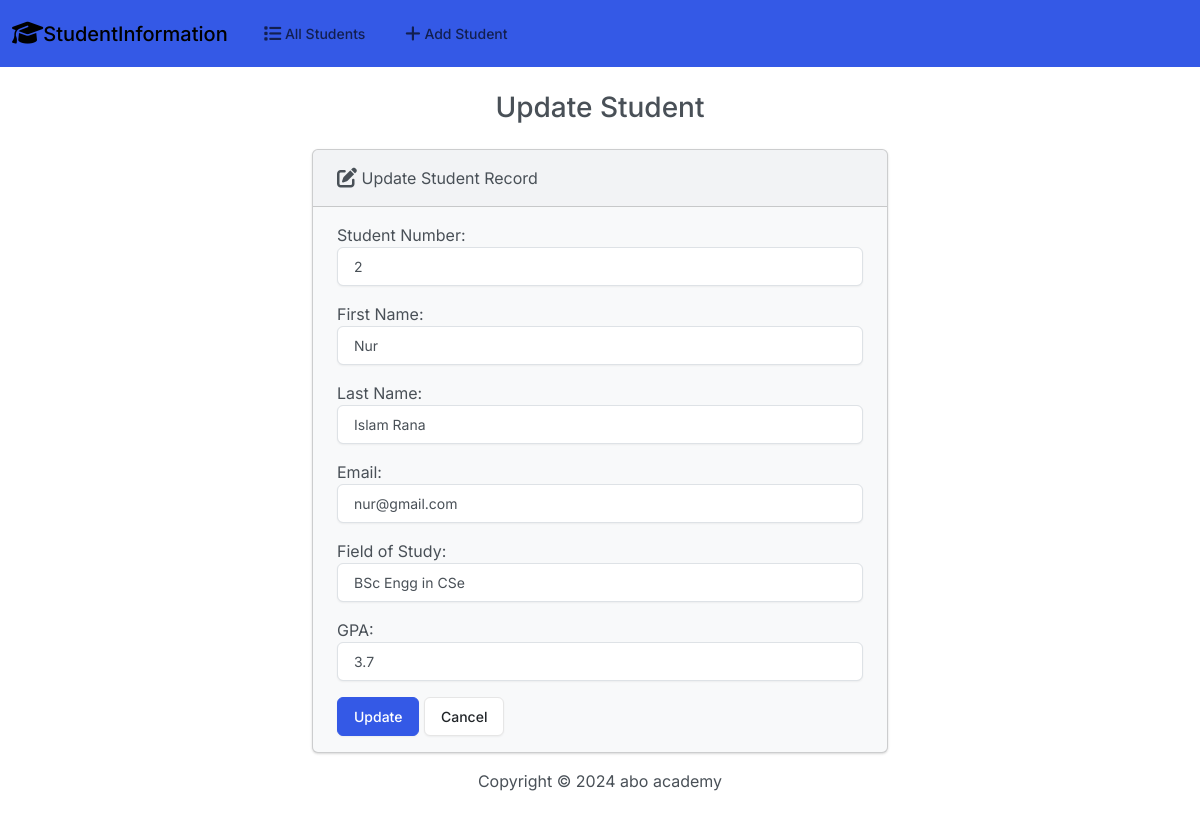
Page /edit/2/ on the committed database.
### students/models.py (models this page shows, shortened)
class Student(models.Model):
    student_number=models.PositiveIntegerField(max_length=20)
    first_name=models.CharField(max_length=50)
    last_name=models.CharField(max_length=50)
    email=models.EmailField(max_length=50)
    field_of_study=models.CharField(max_length=50)
    gpa=models.FloatField(max_length=7)

### students/views.py (the view)
# urls.py: path('edit/<int:id>/', views.edit, name='edit'),
def edit(request, id):
    student = get_object_or_404(Student, id=id)  # Safely retrieve the student object or return 404
    if request.method == "POST":
        form = StudentForm(request.POST, instance=student)
        if form.is_valid():
            form.save()
            return render(request, 'students/edit.html', {'form': form, 'success': True, 'id': id})
        else:
            return render(request, 'students/edit.html', {'form': form, 'id': id})
    else:
        form = StudentForm(instance=student)
        return render(request, 'students/edit.html', {'form': form, 'id': id})

### students/forms.py
class StudentForm(forms.ModelForm):
    class Meta:
        model=Student
        fields=['student_number','first_name','last_name','email','field_of_study','gpa']
        labels={
            'student_number':'Student Number',
            'first_name':'First Name',
            'last_name':'Last Name',
            'email':'Email',
            'field_of_study':'Field of Study',
            'gpa':'GPA'
        }
        widgets={
            'student_number': forms.NumberInput(attrs={'class': 'form-control'}),
            'first_name': forms.TextInput(attrs={'class': 'form-control'}),
            'last_name': forms.TextInput(attrs={'class': 'form-control'}),
            'email': forms.EmailInput(attrs={'class': 'form-control'}),
            'field_of_study': forms.TextInput(attrs={'class': 'form-control'}),
            'gpa': forms.NumberInput(attrs={'class': 'form-control'})
        }

### templates/students/edit.html (shortened to what this page needs)
{% extends 'students/base.html' %}
{% block body %}
 <h3 class="text-center m-4">Update Student</h3>
 {% if success %}
 <div class="alert alert-success" role="alert">
    student updated successfully.
    <a href="{% url 'index' %}" class="alert-link">Go to home page</a>
 </div>
 {% else  %}
 <div class="row justify-content-center">
    <div class="col-6">
        <div class="card bg-light mb-3">
            <div class="card-header">
              <i class="fa-solid fa-pen-to-square fa-lg"></i> Update Student Record
            </div>
            <div class="card-body">
             <form action="{% url 'edit' id %}" method="POST">
                {{ form.as_p }}
                <button type="submit" class="btn btn-primary">Update</button>
                <a href="{% url 'index' %}" class="btn btn-secondary">Cancel</a>
             </form>
            </div>
          </div>
    </div>
 </div>
 {% endif %}
{% endblock %}

### rows in the picture
Student: student_number "2", first_name "Nur", last_name "Islam Rana", email "nur@gmail.com", field_of_study "BSc Engg in CSe", gpa "3.7"
